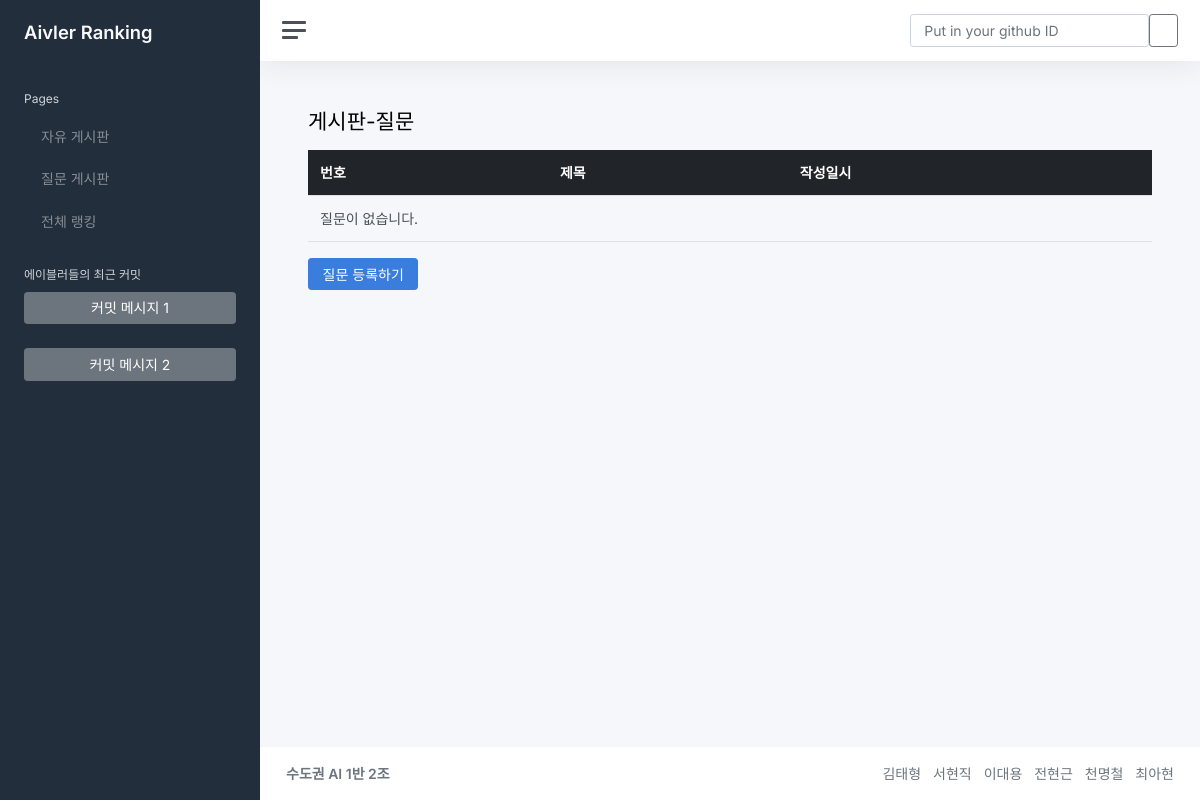
The page /qna/ on the database as committed earlier.
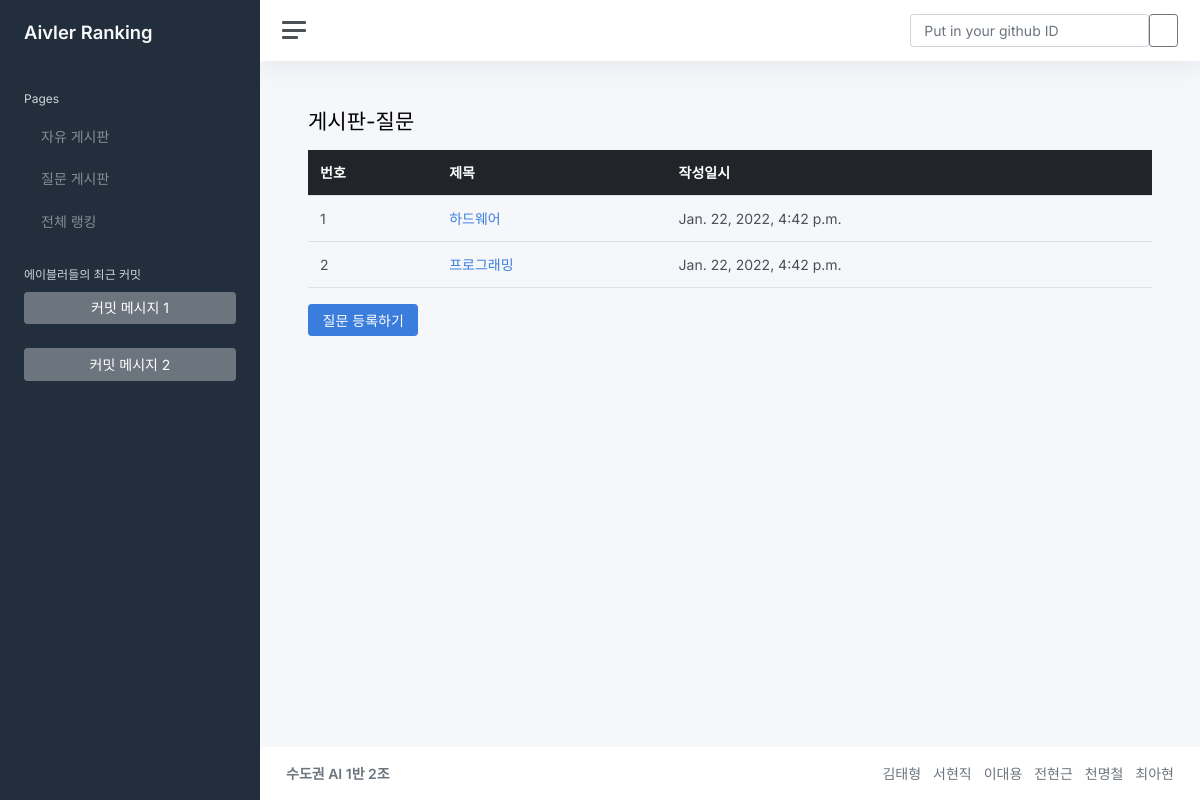
The same page on the database as committed later.
### qna/models.py (models this page shows)
class Question(models.Model):
    subject = models.CharField(max_length=200)
    content = models.TextField()
    pub_date = models.DateTimeField()

### qna/views.py (the view)
# urls.py: path('', views.index, name='index'),  # '/' 에 해당되는 path
def index(request):
    question_list = Question.objects.order_by('-pub_date')
    context = {
        'question_list': question_list
    }
    return render(request, 'qna/question_list.html', context)

### qna/templates/qna/question_list.html
{% extends "base.html" %}
{% block content %}
<h1 class="h3 mb-3">게시판-질문</h1>
<div>
    <table class="table">
        <thead>
            <tr class="table-dark">
                <th>번호</th>
                <th>제목</th>
                <th>작성일시</th>
            </tr>
        </thead>
        <tbody>
        {% if question_list %}
        {% for question in question_list %}
        <tr>
            <td>{{ forloop.counter }}</td>
            <td>
                <a href="{% url 'qna:detail' question.id %}">
                    {{ question.subject }}
                </a>
            </td>
            <td>{{ question.pub_date }} <br> </td>
        </tr>
        {% endfor %}
        {% else %}
        <tr>
            <td colspan="3">질문이 없습니다.</td>
        </tr>
        {% endif %}
        </tbody>
    </table>
    <a href="{% url 'qna:question_create' %}" class="btn btn-primary">
        질문 등록하기
    </a>
</div>
{% endblock %}

Rows that differ between the two databases and show on the page:
added Question: subject "하드웨어", pub_date "Jan. 22, 2022, 4:42 p.m."
added Question: subject "프로그래밍", pub_date "Jan. 22, 2022, 4:42 p.m."
Other text that changed with them:
text no longer shown: "질문이 없습니다."
